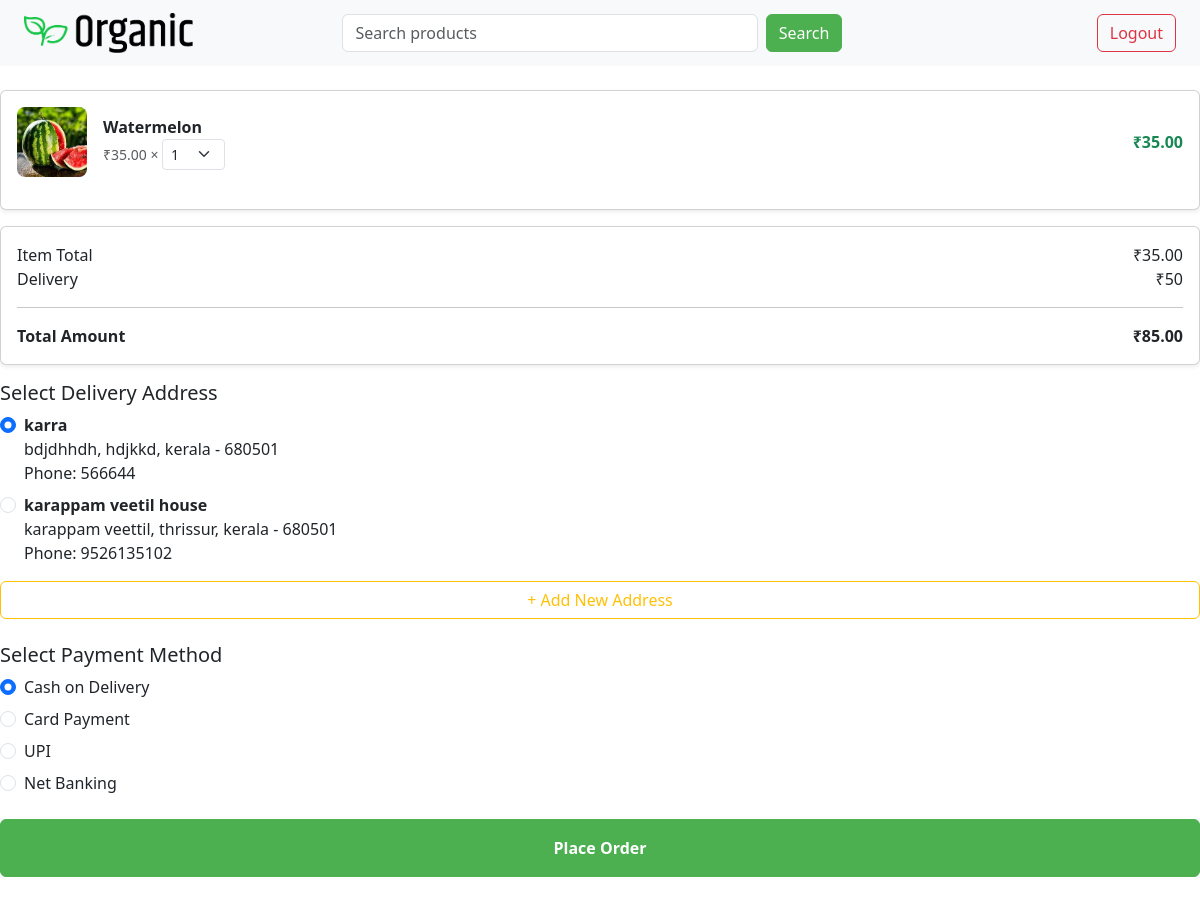
The app's page /buy-now/8/ (signed in) with its own data.
### home/models.py (models this page shows, shortened)
class Product(models.Model):
    UNIT_CHOICES = [
        ('kg', 'Kilogram'),
        ('g', 'Gram'),
        ('l', 'Litre'),
        ('ml', 'Millilitre'),
        ('pcs', 'Pieces'),
        ('bottle', 'Bottle'),
        ('packet', 'Packet'),
    ]
    name = models.CharField(max_length=30)
    price = models.DecimalField(max_digits=8, decimal_places=2)
    details = models.TextField()
    image = models.ImageField(upload_to='products/', null=True, blank=True)
    ctgry = models.ForeignKey('Category', on_delete=models.CASCADE, null=True, blank=True)
    user = models.ForeignKey(User, on_delete=models.CASCADE)  # Seller
    created_at = models.DateTimeField(auto_now_add=True)
    unit = models.CharField(max_length=10, choices=UNIT_CHOICES, default='kg')
    stock = models.PositiveIntegerField(default=0)

class Address(models.Model):
    user = models.ForeignKey(User, on_delete=models.CASCADE)
    full_name = models.CharField(max_length=100)
    phone = models.CharField(max_length=15)
    address_line = models.TextField()
    city = models.CharField(max_length=50)
    state = models.CharField(max_length=50)
    pincode = models.CharField(max_length=10)

### home/views.py (the view)
# urls.py: path('buy-now/<int:product_id>/', buynowfn),
@login_required
def buynowfn(request, product_id):
    product = get_object_or_404(Product, id=product_id)
    if product.user == request.user:
        messages.error(request, "You cannot buy your own product.")
        return redirect(f'/viewproduct/{product_id}/')  # Redirect back to product page
    try:
        qty = int(request.GET.get("qty", 1))
    except (TypeError, ValueError):
        qty = 1
    qty = max(1, min(10, qty))  # Clamp between 1–10
    request.session['buy_now'] = {str(product_id): qty}
    request.session.modified = True
    subtotal = product.price * qty
    delivery = 0 if subtotal >= 500 or subtotal == 0 else 50
    grand_total = subtotal + delivery
    context = {
        "items": [{"product": product, "quantity": qty, "total": subtotal}],
        "total_price": subtotal,
        "delivery": delivery,
        "total": grand_total,
        "addresses": Address.objects.filter(user=request.user),
        "is_buy_now": True,
        "qty_options": list(range(1, 11)),
    }
    return render(request, "checkout.html", context)

### home/templates/checkout.html (shortened to what this page needs)
{% extends 'base.html' %}
{% block content %}
<div class="card mb-3 shadow-sm">
  <div class="card-body">
    {% for item in items %}
      <div class="d-flex align-items-center justify-content-between mb-3">
        <div class="d-flex align-items-center">
          {% if item.product.image %}
            <img src="{{ item.product.image.url }}"
                 style="width:70px;height:70px;object-fit:cover;border-radius:8px;">
          {% endif %}
          <div class="ms-3">
            <div class="fw-semibold">{{ item.product.name }}</div>
            <div class="text-muted small">
              ₹{{ item.product.price }} ×
              {% if is_buy_now %}
                <form method="get" action="/buy-now/{{ item.product.id }}/" class="d-inline">
                  <select name="qty" class="form-select form-select-sm d-inline w-auto"
                          onchange="this.form.submit()">
                    {% for q in qty_options %}
                      <option value="{{ q }}" {% if q == item.quantity %}selected{% endif %}>{{ q }}</option>
                    {% endfor %}
                  </select>
                </form>
              {% else %}
                {{ item.quantity }}
              {% endif %}
            </div>
          </div>
        </div>
        <div class="fw-bold text-success">₹{{ item.total }}</div>
      </div>
    {% endfor %}
  </div>
</div>
<div class="card mb-3 shadow-sm">
  <div class="card-body">
    <div class="d-flex justify-content-between">
      <span>Item Total</span>
      <span>₹{{ total_price }}</span>
    </div>
    <div class="d-flex justify-content-between">
      <span>Delivery</span>
      <span>{% if delivery == 0 %}Free{% else %}₹{{ delivery }}{% endif %}</span>
    </div>
    <hr>
    <div class="d-flex justify-content-between fw-bold">
      <span>Total Amount</span>
      <span>₹{{ total }}</span>
    </div>
  </div>
</div>
<form action="/placeorder/" method="post">
  <h5 class="mb-2">Select Delivery Address</h5>
  {% for address in addresses %}
    <div class="form-check mb-2">
      <input class="form-check-input" type="radio" name="selected_address"
             id="addr{{ address.id }}" value="{{ address.id }}"
             {% if forloop.first %}checked{% endif %}>
      <label class="form-check-label" for="addr{{ address.id }}">
        <strong>{{ address.full_name }}</strong><br>
        {{ address.address_line }}, {{ address.city }}, {{ address.state }} - {{ address.pincode }}<br>
        Phone: {{ address.phone }}
      </label>
    </div>
  {% empty %}
    <div class="alert alert-warning">
      No saved address. Please add one below.
    </div>
  {% endfor %}
  <button type="button" class="btn btn-outline-warning w-100 mt-2"
          data-bs-toggle="modal" data-bs-target="#addAddressModal">
    + Add New Address
  </button>
  <h5 class="mt-4 mb-2">Select Payment Method</h5>
  <div class="form-check mb-2">
    <input class="form-check-input" type="radio" name="payment_method" id="cod" value="cod" checked>
    <label class="form-check-label" for="cod">Cash on Delivery</label>
  </div>
  <div class="form-check mb-2">
    <input class="form-check-input" type="radio" name="payment_method" id="card" value="card">
    <label class="form-check-label" for="card">Card Payment</label>
  </div>
  <div class="form-check mb-2">
    <input class="form-check-input" type="radio" name="payment_method" id="upi" value="upi">
    <label class="form-check-label" for="upi">UPI</label>
  </div>
  <div class="form-check mb-2">
    <input class="form-check-input" type="radio" name="payment_method" id="netbanking" value="netbanking">
    <label class="form-check-label" for="netbanking">Net Banking</label>
  </div>
  <button type="submit" class="btn btn-success w-100 py-3 fw-bold mt-3">
    Place Order
  </button>
</form>
{% endblock %}

### home/templates/base.html (style rules this page uses)
.btn-success { background-color: #4CAF50; border-color: #4CAF50; }

### records on screen
Product: product.image (picture), product.name "Watermelon", product.price "35.00", total "35.00"
Address: full_name "karra", address_line "bdjdhhdh", city "hdjkkd", state "kerala", pincode "680501", phone "566644"
Address: full_name "karappam veetil house", address_line "karappam veettil", city "thrissur", state "kerala", pincode "680501", phone "9526135102"

### other values on screen
{{ total_price }} "35.00"
{{ delivery }} "50"
{{ total }} "85.00"
form field qty "1"
